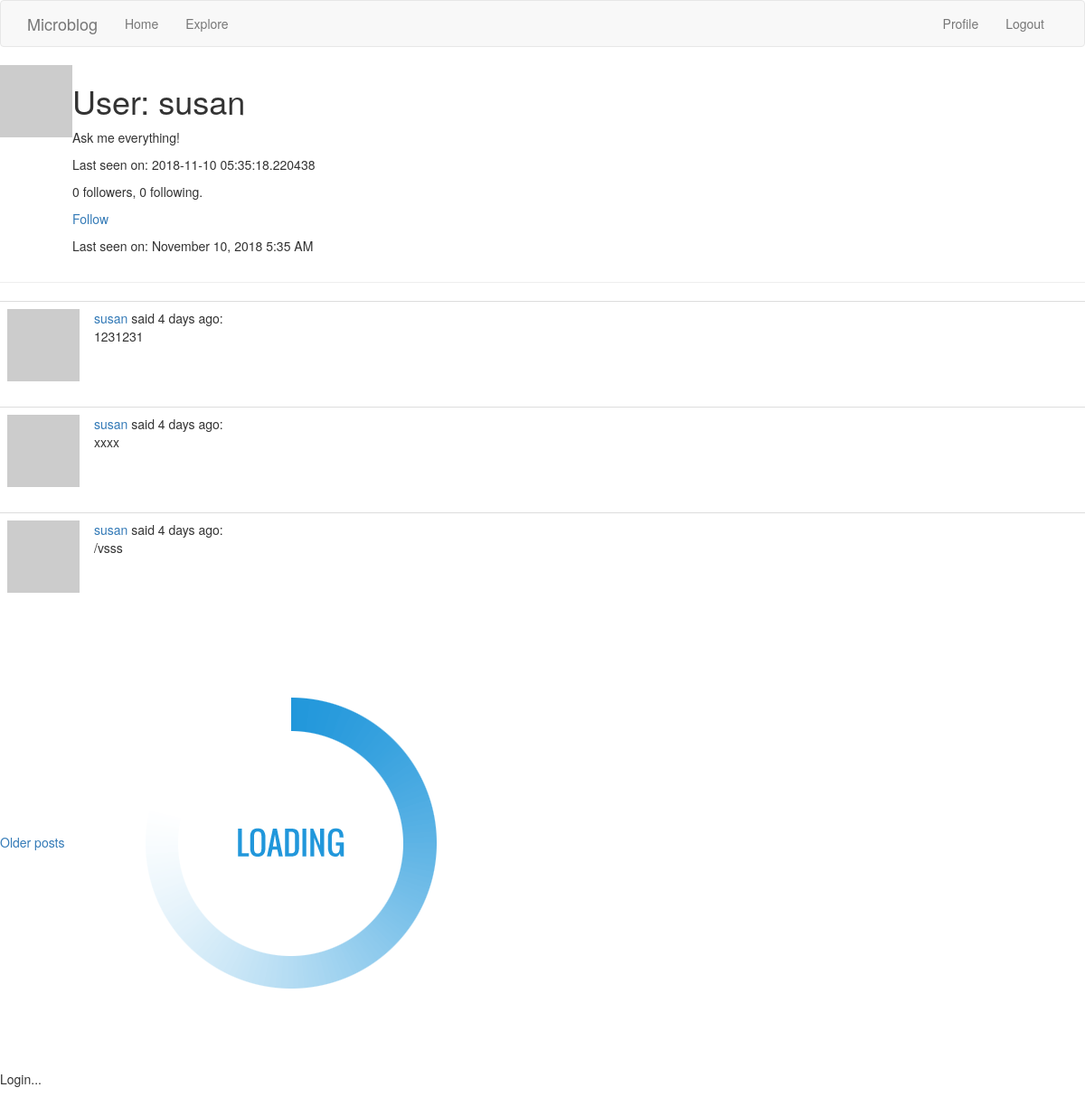
The page /user/susan (signed in) on the database its author committed.
### app/models.py (models this page shows, shortened)
class User(UserMixin, db.Model):
    id = db.Column(db.Integer, primary_key=True)
    username = db.Column(db.String(64), index=True, unique=True)
    email = db.Column(db.String(120), index=True, unique=True)
    password_hash = db.Column(db.String(128))
    posts = db.relationship('Post', backref='author', lazy='dynamic')
    about_me = db.Column(db.String(140))
    last_seen = db.Column(db.DateTime, default=datetime.utcnow)
    followed = db.relationship(
        'User',
        secondary=followers,
        primaryjoin=(followers.c.follower_id == id),
        secondaryjoin=(followers.c.followed_id == id),
        backref=db.backref('followers', lazy='dynamic'),
        lazy='dynamic')
    def avatar(self, size):
        digest = md5(self.email.lower().encode('utf-8')).hexdigest()
        return 'https://www.gravatar.com/avatar/{}?d=identicon&s={}'.format(
            digest, size)
    def is_following(self, user):
        return self.followed.filter(
            followers.c.followed_id == user.id).count() > 0

class Post(db.Model):
    id = db.Column(db.Integer, primary_key=True)
    body = db.Column(db.String(140))
    timestamp = db.Column(db.DateTime, index=True, default=datetime.utcnow)
    user_id = db.Column(db.Integer, db.ForeignKey('user.id'))

### app/routes.py (the view)
@app.route('/user/<username>')
@login_required
def user(username):
    user = User.query.filter_by(username=username).first_or_404()
    page = request.args.get('page', 1, type=int)
    posts = user.posts.order_by(Post.timestamp.desc()).paginate(
        page, app.config['POSTS_PER_PAGE'], False)
    next_url = url_for('user', username=user.username, page=posts.next_num) \
        if posts.has_next else None
    prev_url = url_for('user', username=user.username, page=posts.prev_num) \
        if posts.has_prev else None
    return render_template(
        'user.html',
        user=user,
        posts=posts.items,
        next_url=next_url,
        prev_url=prev_url)

### app/__init__.py (called while the page is built)
@app.context_processor
def inject_conf_var():
    d = dict(
        AVAILABLE_LANGUAGES=app.config['LANGUAGES'],
        CURRENT_LANGUAGE=session.get(
            'language',
            request.accept_languages.best_match(
                app.config['LANGUAGES'].keys())))
    return d

### app/models.py (called while the page is built)
@login.user_loader
def load_user(id):
    return User.query.get(int(id))

### app/routes.py (called while the page is built)
@app.before_request
def before_request():
    if current_user.is_authenticated:
        current_user.last_seen = datetime.utcnow()
        db.session.commit()
    g.locale = str(get_locale())

### app/templates/user.html (shortened to what this page needs)
{% extends "base.html" %}
{% block content %}
<table>
  <tr valign="top">
    <td><img src="{{ user.avatar(128) }}"></td>
    <td>
      <h1>User: {{ user.username }}</h1>
      {% if user.about_me %}<p>{{ user.about_me }}</p>{% endif %}
      {% if user.last_seen %}<p>Last seen on: {{ user.last_seen }}</p>{% endif %}
      <p>{{ user.followers.count() }} followers, {{ user.followed.count() }} following.</p>
      {% if user == current_user %}
      <p><a href="{{ url_for('edit_profile') }}">Edit your profile</a></p>
      {% elif not current_user.is_following(user) %}
      <p><a href="{{ url_for('follow', username=user.username) }}">Follow</a></p>
      {% else %}
      <p><a href="{{ url_for('unfollow', username=user.username) }}">Unfollow</a></p>
      {% endif %}
      {% if user.last_seen %}
      <p>Last seen on: {{ moment(user.last_seen).format('LLL') }}</p>
      {% endif %}
    </td>
  </tr>
</table>
<hr>
{% for post in posts %}
{% include '_post.html' %}
{% endfor %}
{% if next_url %}
<a href="{{ next_url }}">Older posts</a>
{% endif %}
{% endblock %}

### app/templates/_post.html
<table class="table table-hover">
  <tr>
    <td width="70px">
      <a href="{{ url_for('user', username=post.author.username) }}">
        <img src="{{ post.author.avatar(70) }}" />
      </a>
    </td>
    <td>
      <a href="{{ url_for('user', username=post.author.username) }}">
        {{ post.author.username }}
      </a>
      said {{ moment(post.timestamp).fromNow() }}:
      <br>
      {{ post.body }}
    </td>
  </tr>
</table>

### rows shown on the page
User: username "susan", about_me "Ask me everything!", last_seen "2018-11-10 05:35:18.220438", last_seen "November 10, 2018 5:35 AM"
Post: author.username "susan", timestamp "4 days ago", body "1231231"
Post: author.username "susan", timestamp "4 days ago", body "xxxx"
Post: author.username "susan", timestamp "4 days ago", body "/vsss"

### other values the page prints
{{ user.followers.count() }} "0"
{{ user.followed.count() }} "0"
